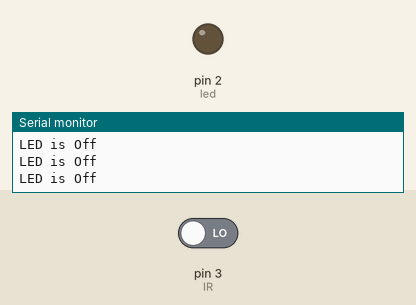
Bench run of a sketch on a simulated Arduino Uno, built with avr-gcc and run on an emulated ATmega328P. Parts: output pins drawn as LEDs (lit = HIGH), the last lines printed to the serial monitor. The test bench sets the inputs (shaded band); at power-on: pin 3 (IR) LOW.

Above: at 1.2 s.
1.3 s: pin 3 (IR) driven HIGH
At 1.8 s:
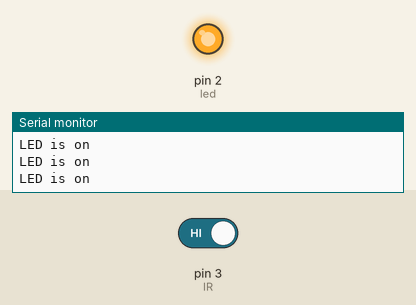
2.8 s: pin 3 (IR) driven LOW
At 3.1 s:
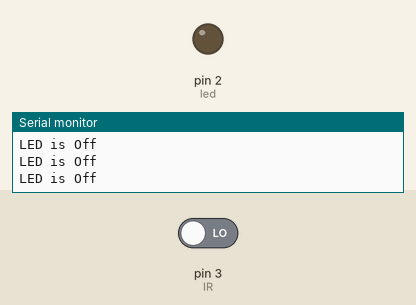
Timing chart, 0 to 5.8 s (numbered marks = the images above; inputs shaded):
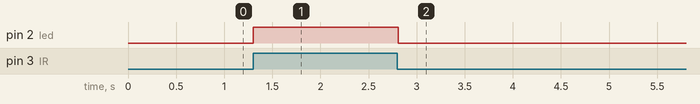

Measured:
- after the input at 1.3 s, pin 2 (led): LOW → HIGH at once
- after the input at 2.8 s, pin 2 (led): HIGH → LOW at once

The sketch:

LED_IR.ino
```cpp
int led = 2;
int IR = 3;
int IR_Value ;

void setup(){
				Serial.begin(9600);
				pinMode(led, OUTPUT);
				pinMode(IR, INPUT);
}

void loop(){
				IR_Value = digitalRead(IR);
				if(IR_Value == HIGH){
								digitalWrite(led, HIGH);
								Serial.println("LED is on");
								delay(50);

				}else{
								digitalWrite(led, LOW);
								Serial.println("LED is Off");
								delay(50);
				}
}
```
